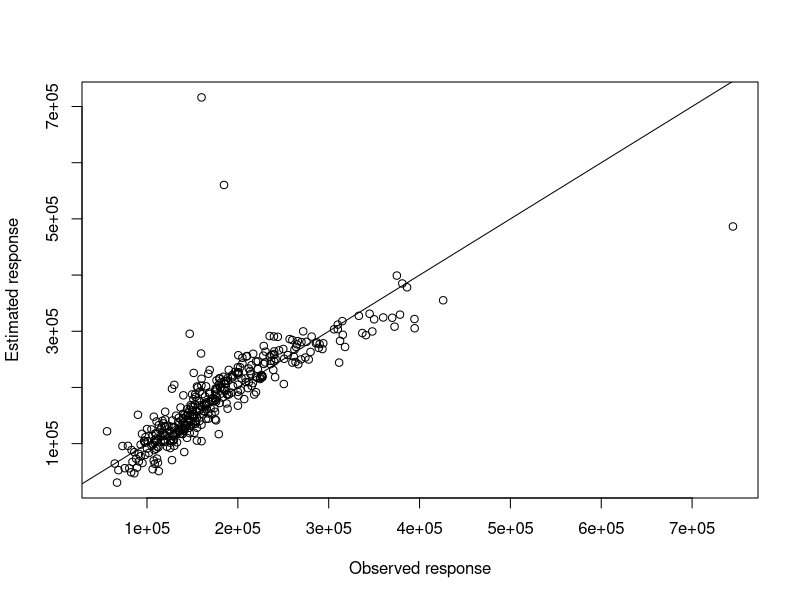
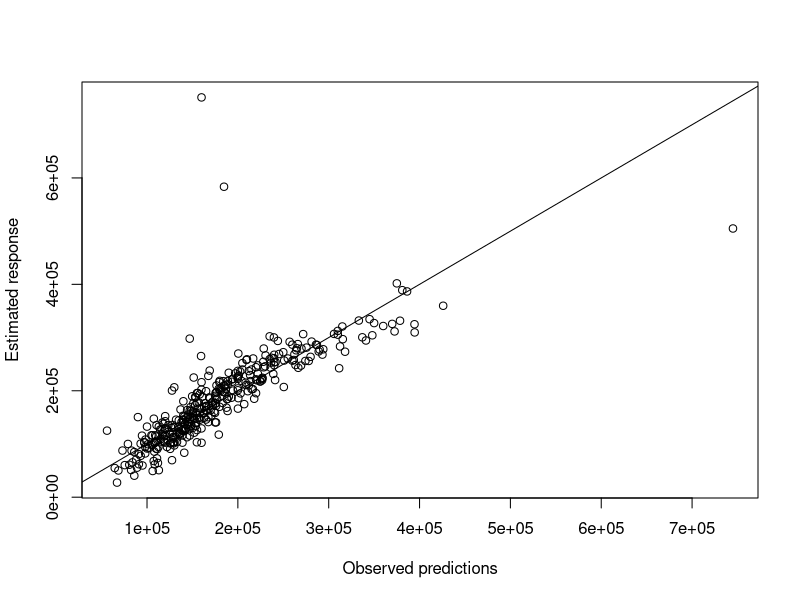
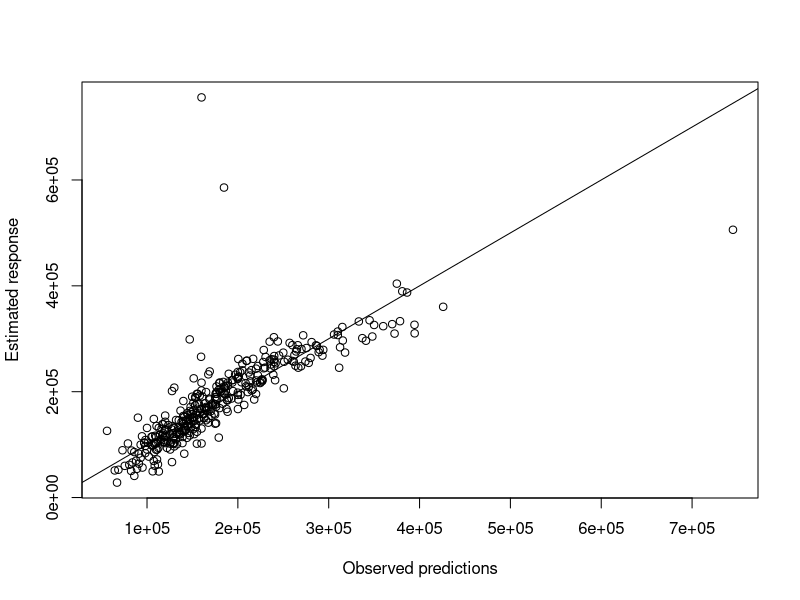

R code for these plots, in order:
## ---- chunk 1
if (!requireNamespace("tidyverse")) install.packages('tidyverse')
if (!requireNamespace("caret")) install.packages('caret')
if (!requireNamespace("glmnet")) install.packages('glmnet')
if (!requireNamespace("caTools")) install.packages('caTools')
library(tidyverse)
library(caret)
library(glmnet)
library(caTools)
## ---- chunk 2
data = read.csv('Ames_Housing_Data.csv')
cat('There were', sum(is.na(data)), 'missing datapoints.')
data = na.omit(data)

set.seed(123)
training.samples <- data$SalePrice %>% createDataPartition(p = 0.75, list = FALSE)
train.data  <- data[training.samples, ]
test.data <- data[-training.samples, ]
dim(train.data) # 1097 obs
dim(test.data) # 363 obs
## ---- chunk 3
x <- model.matrix(SalePrice~., train.data)[,-1] 
# creates a matrix by expanding factors to a set of dummy variables
# Here to deal with 'CentralAir'
y <- train.data$SalePrice
cv <- cv.glmnet(x, y, alpha = 0)
cv$lambda.min
## ---- chunk 4
model <- glmnet(x, y, alpha = 0, lambda = cv$lambda.min) # alpha=0: ridge
coef(model)
## ---- chunk 5
x.test <- model.matrix(SalePrice ~., test.data)[,-1]
predictions <- model %>% predict(x.test) %>% as.vector()
data.frame(
  RMSE = RMSE(predictions, test.data$SalePrice),
  Rsquare = R2(predictions, test.data$SalePrice)
)

plot(y = predictions,x = test.data$SalePrice, xlab='Observed response',ylab='Estimated response')
abline(1,1)
## ---- chunk 6
cv <- cv.glmnet(x, y, alpha = 1)
cv$lambda.min
## ---- chunk 7
model <- glmnet(x, y, alpha = 1, lambda = cv$lambda.min) # alpha=1: lasso
coef(model)
## ---- chunk 8
x.test <- model.matrix(SalePrice ~., test.data)[,-1]
predictions <- model %>% predict(x.test) %>% as.vector()

data.frame(
  RMSE = RMSE(predictions, test.data$SalePrice),
  Rsquare = R2(predictions, test.data$SalePrice)
)

plot(y = predictions,x = test.data$SalePrice, xlab='Observed predictions',ylab='Estimated response')
abline(1,1)
## ---- chunk 9
model <- train(
  SalePrice ~., data = train.data, method = "glmnet",
  trControl = trainControl("cv", number = 10),
  tuneLength = 10
)
model$bestTune
## ---- chunk 10
coef(model$finalModel, model$bestTune$lambda)
## ---- chunk 11
model = glmnet(x,y,alpha = 0.1,lambda=849.1095)
x.test <- model.matrix(SalePrice ~., test.data)[,-1]
predictions <- model %>% predict(x.test)
data.frame(
  RMSE = RMSE(predictions, test.data$SalePrice),
  Rsquare = R2(predictions, test.data$SalePrice)
)

plot(y = predictions,x = test.data$SalePrice, xlab='Observed predictions',ylab='Estimated response')
abline(1,1)
